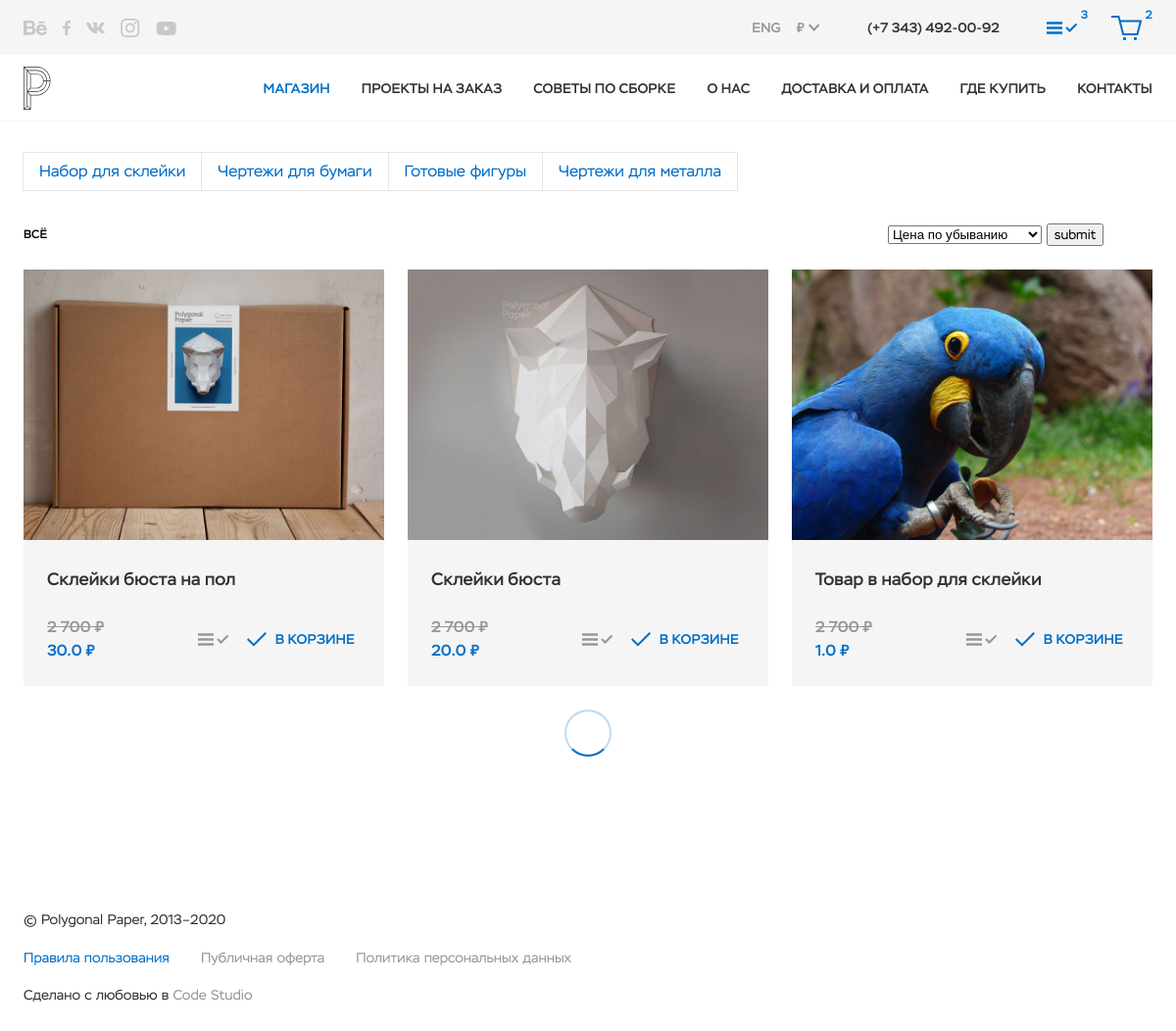
The page /ru/na-pol/na-pol/ on the database as committed earlier.
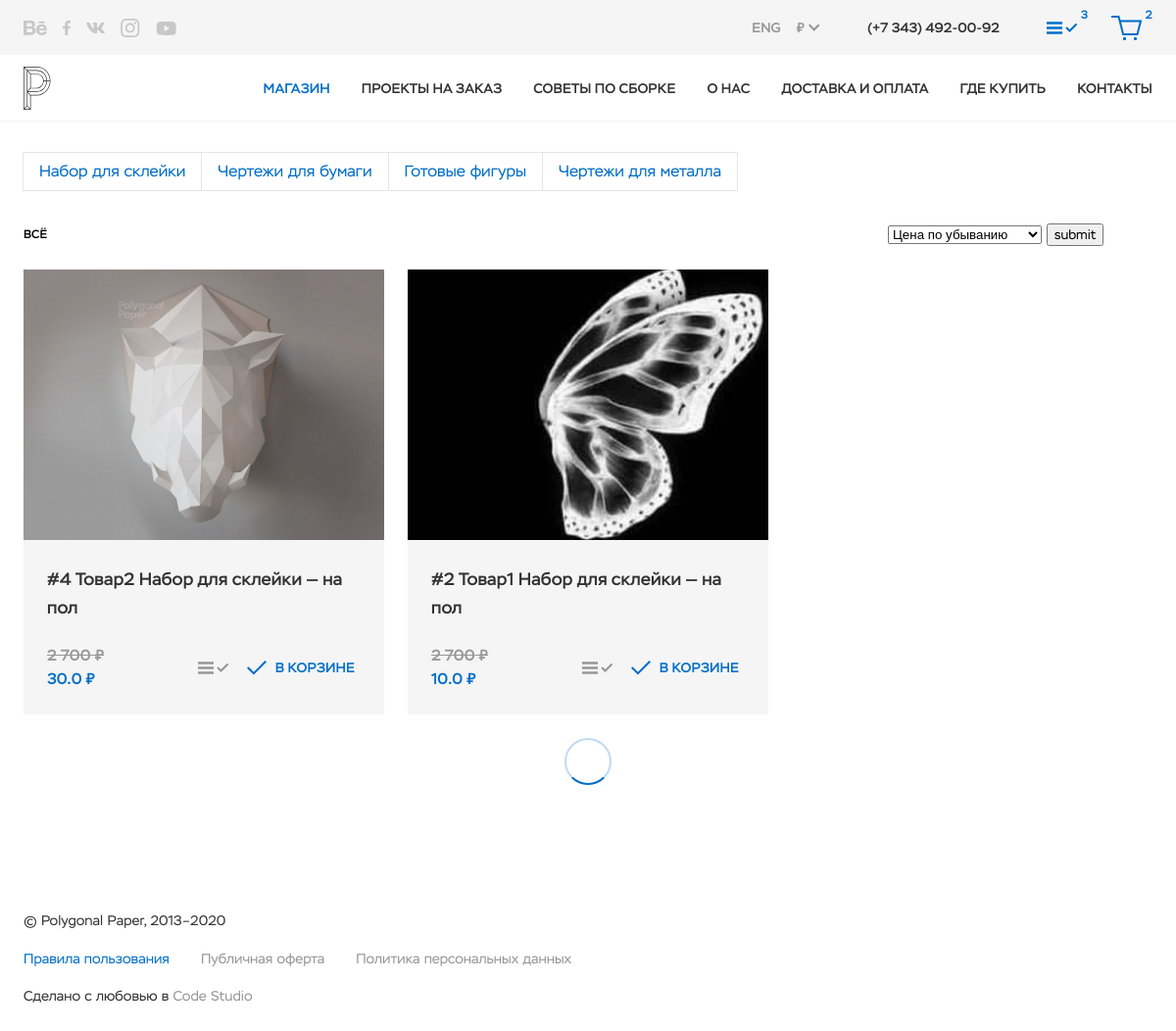
The same page on the database as committed later.
### shop/models.py (models this page shows, shortened)
class category(models.Model):
	order = models.IntegerField('Порядок показа')
	is_active = models.BooleanField('Показывать на сайте', default=True)
	keywords = models.CharField('Ключевые слова', max_length=1000, blank=True)
	description = models.CharField('Описание', max_length=1000, blank=True)
	title = models.CharField('Заголовок', max_length=500)
	name = models.CharField('Название', max_length=300)
	slug = models.SlugField('URL', max_length=50, allow_unicode=True, blank=True,
							help_text='URL генерируется автоматически из названия раздела, но может быть задан вручную',
							unique=True)
	figure_size_heading = models.CharField('Заголовок размера фигуры', default='Размер фигуры', max_length=300)
	paper_size_heading = models.CharField('Заголовок размера бумаги', default='Размер бумаги', max_length=300)
	color_heading = models.CharField('Заголовок цвета', default='Цвет', max_length=300)
	difficulty_heading = models.CharField('Заголовок сложности', default='Сложность', max_length=300)
	time_heading = models.CharField('Заголовок времени сбора', default='Время сбора', max_length=300)
	paper_amount_heading = models.CharField('Заголовок количество листов', default='Количество листов', max_length=300)
	connected_items_heading = models.CharField('Заголовок товара в других категориях',
											   default='Товар в других категориях', max_length=300)
	bottom_heading = models.CharField('Заголовок нижнего блока', default='Что с этим делать', max_length=300)
	delivery_heading = models.CharField('Заголовок доставки и оплаты', default='Доставка и оплата', max_length=300)
	other_models_heading = models.CharField('Заголовок других моделей', default='Другие модели', max_length=300)
	class Meta:
		ordering = ['order']
		verbose_name = 'материал'
		verbose_name_plural = 'Категории'

class item(models.Model):
	order = models.IntegerField('Порядок показа')
	views = models.FloatField('Количество просмотров товара', null=True, blank=True)
	is_active = models.BooleanField('Показывать на сайте', default=True)
	keywords = models.CharField('Ключевые слова', max_length=1000, blank=True)
	description = models.CharField('Описание', max_length=1000, blank=True)
	title = models.CharField('Заголовок', max_length=500)
	slug = models.SlugField('URL', max_length=50, allow_unicode=True, blank=True,
							help_text='URL генерируется автоматически из названия раздела, но может быть задан вручную',
							unique=True)
	name = models.CharField('Название', max_length=500)
	category = models.ForeignKey(subcategory, on_delete=models.CASCADE, verbose_name='Категория')
	main_photo_xxl2 = ResizedImageField('Основное изображение', size=[2400, 1800], crop=['middle', 'center'],
										upload_to=get_file_path, quality=80,
										help_text='Формат файла: jpg, jpeg или png. Ограничение размера: 3 Мбайт.')
	main_photo_popup = models.ImageField(upload_to=get_file_path, blank=True, null=True)
	main_photo_xs2 = models.ImageField(upload_to=get_file_path, blank=True, null=True)
	main_photo_xxl = models.ImageField(upload_to=get_file_path, blank=True, null=True)
	main_photo_xs = models.ImageField(upload_to=get_file_path, blank=True, null=True)
	video_title = models.CharField('Заголовок видео-ссылки под слайдером', max_length=500, blank=True)
	video_link = models.CharField('Ссылка на видео под слайдером', max_length=500, blank=True)
	figure_size = models.CharField('Размеры фигуры', max_length=100, blank=True)
	paper_size = models.CharField('Размеры листа', max_length=100, blank=True)
	color = models.CharField('Цвет', max_length=500, blank=True)
	difficulty = models.CharField('Сложность', choices=[('1', 'Низкая'), ('2', 'Средняя'), ('3', 'Высокая')],
								  max_length=100, blank=True)
	time = models.CharField('Время сборки', max_length=500, blank=True)
	paper_amount = models.CharField('Количество листов', max_length=500, blank=True)
	about = RichTextField('Текст справа', blank=True)
	connected_items = models.ManyToManyField('self', blank=True, verbose_name='Связанные товары')
	bottom_photo_xxl2 = ResizedImageField('Картинка для нижнего блока', size=[2400, 1800], crop=['middle', 'center'],
										  upload_to=get_file_path, quality=80,
										  help_text='Формат файла: jpg, jpeg или png. Ограничение размера: 3 Мбайт.',
										  blank=True)
	bottom_photo_xs2 = models.ImageField(upload_to=get_file_path, blank=True, null=True)
	bottom_photo_xxl = models.ImageField(upload_to=get_file_path, blank=True, null=True)
	bottom_photo_xs = models.ImageField(upload_to=get_file_path, blank=True, null=True)
	bottom_list = RichTextField('Список для нижнего блока', blank=True)
	bottom_link_title = models.CharField('Заголовок файла для нижнего блока', max_length=500, blank=True)
	bottom_link = models.FileField('Файл для нижнего блока', upload_to=get_file_path,
								   validators=[FileExtensionValidator(['pdf'])],
								   help_text='Формат файла: pdf. Ограничени размера: 1 Мбайт.', blank=True)
	bottom_text = RichTextField('Текст под нижним блоком', blank=True)
	price_rub = models.IntegerField('Цена в рублях', null=True, blank=True)
	price_eur = models.IntegerField('Цена в евро', null=True, blank=True)
	price_usd = models.IntegerField('Цена в долларах', null=True, blank=True)
	weight = models.FloatField('Вес товара, кг', null=True, blank=True)
	length = models.FloatField('Длина, мм', null=True, blank=True)
	width = models.FloatField('Ширина, мм', null=True, blank=True)
	height = models.FloatField('Высота, мм', null=True, blank=True)
	__original_main_photo_xxl2 = None
	__original_bottom_photo_xxl2 = None
	def __init__(self, *args, **kwargs):
		super(item, self).__init__(*args, **kwargs)
		self.__original_main_photo_xxl2 = self.main_photo_xxl2
		self.__original_bottom_photo_xxl2 = self.bottom_photo_xxl2
	class Meta:
		ordering = ['order']
		verbose_name = 'материал'
		verbose_name_plural = 'Товары'
	@cached_property
	def display_main_image(self):
		return format_html('<img src="{img}" width="300">', img=self.main_photo_xxl2.url)
	display_main_image.short_description = 'Предпросмотр основного изображения'
	def display_bottom_image(self):
		return format_html('<img src="{img}" width="300">', img=self.bottom_photo_xxl2.url)
	display_bottom_image.short_description = 'Предпросмотр изображения нижнего блока'

### shop/views.py (the view)
# urls.py: path('<slug:category_slug>/<slug:subcategory_slug>/', views.subcategory_view, name='subcategory_view'),
def subcategory_view(request, category_slug, subcategory_slug):
	sort1 = sort(request)
	get_object_or_404(subcategory, slug=subcategory_slug)
	current_category = category.objects.filter(slug=category_slug).first()
	current_subcategory = subcategory.objects.filter(slug=subcategory_slug).first()
	all_categories = category.objects.all()
	current_subcategories = subcategory.objects.filter(category=current_category)
	items = []
	for item_object in item.objects.filter(category=current_subcategory).order_by(sort1):
		items.append(item_object)
	content = {
		'current_subcategories': current_subcategories,
		'all_categories': all_categories,
		'current_category': current_category,
		'current_subcategory': current_subcategory,
		'items': items,
	}
	return render(request, 'subcategory_filter.html', content)

### shop/views.py (called while the page is built)
def sort(request):
	val = request.POST.get('select')
	if val == '1':
		return 'price_rub'
	else:
		return '-price_rub'

### templates/subcategory_filter.html (shortened to what the changed rows need)
{% extends 'main_catalog.html' %}
{% block category %}
									<div class="tabs-content c-filter__tabs-content tabs-content--active" data-tab-content="tab-1">
										<div class="catalog-list">
											<div class="catalog-list__row">
                                    {% for item in items %}
                                    <div class="catalog-list__col">
                                        <div class="c-card c-card--model">
                                            <a class="c-card__img-wrap" href="/{{ item.category.category.slug }}/{{ item.category.slug }}/{{ item.slug }}">
                                                <div class="c-card__img-ratio">
                                                    <picture>
                                                        <source media="(min-width: 2560px)" srcset="{{ item.main_photo_xxl.url }} 1x, {{ item.main_photo_xxl2.url }} 2x">
                                                        <img class="c-card__img" src="{{ item.main_photo_xs.url }}" srcset="{{ item.main_photo_xs2.url }} 2x" width="728" height="546" alt="">
                                                    </picture>
                                                </div>
                                            </a>
                                            <div class="c-card__content">
                                                <h3 class="c-card__title">
                                                    <a class="c-card__title-link" href="catalog-item.html">{{ item.title }}</a>
                                                </h3>
                                                <div class="c-card__footer">
                                                    <div class="price price--c-card">
                                                        <div class="price__value price__value--old">2&nbsp;700<span
                                                                class="price__unit">&nbsp;₽</span></div>
                                                        <div class="price__value">{{ item.price_rub }}<span
                                                                class="price__unit">&nbsp;₽</span></div>
                                                    </div>
                                                    <div class="c-card__buttons">
                                                        <button class="btn-count btn-count--short btn-count--card"
                                                                type="button">
                                                            <div class="btn-count__icon-wrap">
                                                                <svg class="btn-count__icon" viewBox="0 0 32 25"
                                                                     width="32" height="25">
                                                                    <use xlink:href="img/sprite.svg#icon-compare"></use>
                                                                </svg>
                                                            </div>
                                                        </button>
                                                        <button class="btn-count btn-count--buy btn-count--card btn-count--active"
                                                                type="button">
                                                            <div class="btn-count__icon-wrap">
                                                                <svg class="btn-count__icon" viewBox="0 0 22 19"
                                                                     width="22" height="19">
                                                                    <use xlink:href="img/sprite.svg#icon-btn-cart-check"></use>
                                                                </svg>
                                                            </div>
                                                            <span class="btn-count__title">В корзине</span>
                                                        </button>
                                                    </div>
                                                </div>
                                            </div>
                                        </div>
                                    </div>
                                    {% endfor %}
{% endblock %}

### templates/main_catalog.html (shortened to what this page needs)
{% extends 'base.html' %}
{% load static %}
{% block content %}
<main class="page__main">
				<section class="section section--top">
					<div class="section__container">
						<div class="section__row">
							<div class="section__col">
								<div class="c-filter">
									<div class="c-filter__row">
										<div class="c-filter__products">
											<div class="tabs js-tabs">
												<div class="tabs__list">
													<ul class="tabs-list c-filter__tabs-list">
														{% for category in all_categories %}
														<a href="../../{{ category.slug }}">
														{% if category.title == current_category.title %}
															<li class="tabs-list__item js-tabs-trigger tabs-list__item--active" data-tab="tab-1">{{ category.title }}</li></a>
														{% else%}
														<li class="tabs-list__item js-tabs-trigger" data-tab="tab-1">{{ category.title }}</li></a>
														{% endif %}
														{% endfor %}
													</ul>
												</div>
											</div>
										</div>
									</div>
									<div class="c-filter__row">
										<div class="c-filter__types">
											<ul class="filter-list">
                                                {% block category %}
                                                {% endblock %}
                                            </div>
                                        </div>
										<div class="preloader preloader--catalog">
											<div class="preloader__spinner"></div>
										</div>
									</div>
								</div>
							</div>
						</div>
					</div>
				</section>
			</main>
		</div>
{% endblock %}

Rows that differ between the two databases and show on the page:
no longer on this page (row edited): item: main_photo_xs (picture), title "Cклейки бюста на пол", price_rub "30.0"
no longer on this page (row edited): item: main_photo_xs (picture), title "Товар в набор для склейки", price_rub "1.0"
changed item: title "Cклейки бюста" → "#4 Товар2 Набор для склейки — на пол"; price_rub "20.0" → "30.0"
now on this page (row edited): item: main_photo_xs (picture), title "#2 Товар1 Набор для склейки — на пол", price_rub "10.0"
